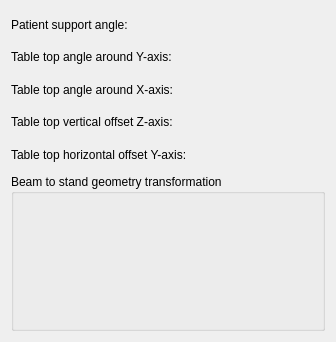
<?xml version="1.0" encoding="UTF-8"?>
<ui version="4.0">
 <class>qSlicerBeamToStandTransformationWidget</class>
 <widget class="qSlicerWidget" name="qSlicerBeamToStandTransformationWidget">
  <property name="geometry">
   <rect>
    <x>0</x>
    <y>0</y>
    <width>336</width>
    <height>342</height>
   </rect>
  </property>
  <property name="windowTitle">
   <string>Beam to stand geometry</string>
  </property>
  <layout class="QGridLayout" name="gridLayout_2">
   <item row="0" column="0">
    <layout class="QGridLayout" name="gridLayout">
     <item row="0" column="0">
      <widget class="QLabel" name="label_Axis5">
       <property name="text">
        <string>Patient support angle:</string>
       </property>
      </widget>
     </item>
     <item row="2" column="0">
      <widget class="QLabel" name="label_Axis8">
       <property name="text">
        <string>Table top angle around X-axis:</string>
       </property>
      </widget>
     </item>
     <item row="0" column="1">
      <widget class="QLabel" name="label_PatientSupportAngle">
       <property name="text">
        <string/>
       </property>
      </widget>
     </item>
     <item row="3" column="1">
      <widget class="QLabel" name="label_TableTopOffsetZaxis">
       <property name="text">
        <string/>
       </property>
      </widget>
     </item>
     <item row="1" column="1">
      <widget class="QLabel" name="label_TableTopAngleYaxis">
       <property name="text">
        <string/>
       </property>
      </widget>
     </item>
     <item row="2" column="1">
      <widget class="QLabel" name="label_TableTopAngleXaxis">
       <property name="text">
        <string/>
       </property>
      </widget>
     </item>
     <item row="1" column="0">
      <widget class="QLabel" name="label_Axis7">
       <property name="text">
        <string>Table top angle around Y-axis:</string>
       </property>
      </widget>
     </item>
     <item row="3" column="0">
      <widget class="QLabel" name="label_Direction9">
       <property name="text">
        <string>Table top vertical offset Z-axis:</string>
       </property>
      </widget>
     </item>
     <item row="4" column="0">
      <widget class="QLabel" name="label_Direction11">
       <property name="text">
        <string>Table top horizontal offset Y-axis:</string>
       </property>
      </widget>
     </item>
     <item row="4" column="1">
      <widget class="QLabel" name="label_TableTopOffsetYaxis">
       <property name="text">
        <string/>
       </property>
      </widget>
     </item>
    </layout>
   </item>
   <item row="1" column="0">
    <widget class="QGroupBox" name="groupBox">
     <property name="title">
      <string>Beam to stand geometry transformation</string>
     </property>
     <layout class="QGridLayout" name="gridLayout_3">
      <item row="0" column="0">
       <widget class="qMRMLMatrixWidget" name="MRMLMatrixWidget_BeamToStandTransformation"/>
      </item>
     </layout>
    </widget>
   </item>
  </layout>
 </widget>
 <customwidgets>
  <customwidget>
   <class>ctkMatrixWidget</class>
   <extends>QWidget</extends>
   <header>ctkMatrixWidget.h</header>
  </customwidget>
  <customwidget>
   <class>qMRMLMatrixWidget</class>
   <extends>ctkMatrixWidget</extends>
   <header>qMRMLMatrixWidget.h</header>
  </customwidget>
  <customwidget>
   <class>qSlicerWidget</class>
   <extends>QWidget</extends>
   <header>qSlicerWidget.h</header>
   <container>1</container>
  </customwidget>
 </customwidgets>
 <resources/>
 <connections/>
</ui>
